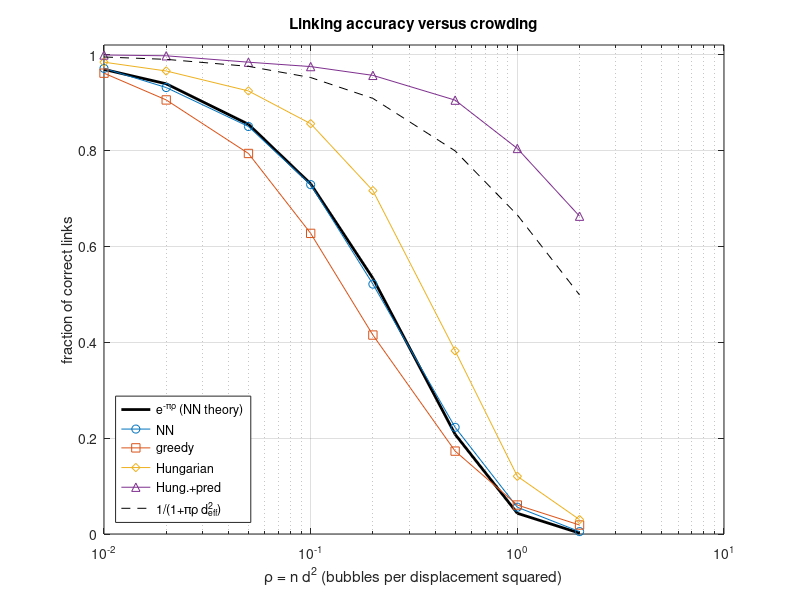

MATLAB code for this plot:
%% m31_tracking_hungarian.m
% Purpose : frame-to-frame linking of ULM localizations. Compares nearest
%           neighbour (NN), greedy global assignment, the optimal (Hungarian)
%           assignment and Hungarian with a constant-velocity prediction (the
%           predict step of a Kalman filter), against the Poisson prediction
%           for NN: P(correct) = exp(-pi * n * d^2).
% Model   : N bubbles on a unit torus (no edges), Poisson positions, density
%           n = N. Each bubble moves by a displacement of fixed length d in a
%           random direction; between frames its velocity turns by a random
%           vector of rms sv*d; localizations carry Gaussian errors sl*d per
%           axis. No births or deaths (every bubble has a partner).
%           Dimensionless crowding: rho = n * d^2 (bubbles per displacement^2).
% Hungarian: e-maxx / Jonker-style shortest augmenting path with potentials,
%           O(N^3), written out below (vectorized over columns), checked
%           against brute force on small problems.
% Change  : N, rhoList, nTrial, sl, sv.
% Expect  : NN follows exp(-pi rho) (0.729 measured vs 0.730 at rho = 0.1);
%           greedy global assignment is WORSE than NN (0.627): it locks in
%           short wrong pairs early. Hungarian is best without prediction
%           (0.856 at 0.1, 0.716 at 0.2). Prediction shrinks the residual to
%           0.40 d and keeps 0.96 correct at rho = 0.2 and 0.80 at rho = 1.
%           At 1 kHz, rho in ULM is 1e-5 to 2e-2 (table at the end), so in
%           practice links fail from missed or overlapping detections, not from
%           assignment. Runtime about 10 s (Octave).
rng(1);

N = 60; rhoList = [0.01 0.02 0.05 0.1 0.2 0.5 1 2]; nTrial = 40;
sl = 0.1; sv = 0.2;                                       % noise and velocity change, in units of d
names = {'NN', 'greedy', 'Hungarian', 'Hung.+pred'}; nM = 4;

%% Check the Hungarian code against brute force (6 x 6)
pm = perms(1:6); worst = 0;
for trial = 1:200
    C = rand(6);
    % ---- Hungarian (rows -> columns), minimal total cost ----
    n = 6; m = 6; u = zeros(n,1); v = zeros(1,m+1); p = zeros(1,m+1); way = zeros(1,m+1);
    for i = 1:n
        p(1) = i; j0 = 1; minv = inf(1,m+1); used = false(1,m+1);
        while true
            used(j0) = true; i0 = p(j0); cols = find(~used); cols = cols(cols > 1);
            cur = C(i0, cols-1) - u(i0) - v(cols); upd = cur < minv(cols);
            minv(cols(upd)) = cur(upd); way(cols(upd)) = j0;
            [delta, k] = min(minv(cols)); j1 = cols(k);
            uj = find(used); u(p(uj)) = u(p(uj)) + delta; v(uj) = v(uj) - delta; minv(~used) = minv(~used) - delta;
            j0 = j1; if p(j0) == 0, break; end
        end
        while true, j1 = way(j0); p(j0) = p(j1); j0 = j1; if j0 == 1, break; end, end
    end
    asg = zeros(1,n); asg(p(2:end)) = 1:m;
    costH = sum(C(sub2ind([n n], 1:n, asg)));
    costB = min(sum(C(sub2ind([n n], repmat(1:n, size(pm,1), 1), pm)), 2));
    worst = max(worst, abs(costH - costB));
end
fprintf('Hungarian versus brute force on 200 random 6 x 6 problems: max cost difference = %.2e\n', worst);

%% Linking experiment
res = zeros(numel(rhoList), nM); tic;
for ir = 1:numel(rhoList)
    d = sqrt(rhoList(ir)/N);                               % displacement for this crowding
    ok = zeros(1, nM); tot = 0;
    for trial = 1:nTrial
        x0 = rand(N,2);                                    % positions at frame t-1
        th = 2*pi*rand(N,1); v1 = d*[cos(th) sin(th)];     % velocity t-1 -> t
        v2 = v1 + sv*d/sqrt(2)*randn(N,2); v2 = d*v2./sqrt(sum(v2.^2,2));   % turned velocity t -> t+1, length d
        x1 = mod(x0 + v1, 1); x2 = mod(x1 + v2, 1);
        y0 = mod(x0 + sl*d*randn(N,2), 1); y1 = mod(x1 + sl*d*randn(N,2), 1); y2 = mod(x2 + sl*d*randn(N,2), 1);
        perm = randperm(N); y2 = y2(perm,:);               % unknown order in frame t+1; true partner of i is find(perm == i)
        truthIdx = zeros(N,1); truthIdx(perm) = 1:N;
        wrapd = @(a) a - round(a);                         % torus difference
        DX = wrapd(y1(:,1) - y2(:,1)'); DZ = wrapd(y1(:,2) - y2(:,2)'); D2 = DX.^2 + DZ.^2;
        vp = [wrapd(y1(:,1) - y0(:,1)) wrapd(y1(:,2) - y0(:,2))];   % velocity from the previous (correct) link
        PX = wrapd(y1(:,1) + vp(:,1) - y2(:,1)'); PZ = wrapd(y1(:,2) + vp(:,2) - y2(:,2)'); P2 = PX.^2 + PZ.^2;
        % NN: each bubble takes its nearest candidate (no exclusivity)
        [~, nnIdx] = min(D2, [], 2); ok(1) = ok(1) + sum(nnIdx == truthIdx);
        % greedy global: sort all pairs, accept if both are free
        [~, ord] = sort(D2(:)); ua = false(N,1); ub = false(N,1); gIdx = zeros(N,1); cnt = 0;
        for q = 1:numel(ord)
            [a, b] = ind2sub([N N], ord(q));
            if ~ua(a) && ~ub(b), ua(a) = true; ub(b) = true; gIdx(a) = b; cnt = cnt + 1; if cnt == N, break; end, end
        end
        ok(2) = ok(2) + sum(gIdx == truthIdx);
        % Hungarian on squared distances, then on squared prediction residuals
        for cm = 1:2
            if cm == 1, C = D2; else, C = P2; end
            n = N; m = N; u = zeros(n,1); v = zeros(1,m+1); p = zeros(1,m+1); way = zeros(1,m+1);
            for i = 1:n
                p(1) = i; j0 = 1; minv = inf(1,m+1); used = false(1,m+1);
                while true
                    used(j0) = true; i0 = p(j0); cols = find(~used); cols = cols(cols > 1);
                    cur = C(i0, cols-1) - u(i0) - v(cols); upd = cur < minv(cols);
                    minv(cols(upd)) = cur(upd); way(cols(upd)) = j0;
                    [delta, k] = min(minv(cols)); j1 = cols(k);
                    uj = find(used); u(p(uj)) = u(p(uj)) + delta; v(uj) = v(uj) - delta; minv(~used) = minv(~used) - delta;
                    j0 = j1; if p(j0) == 0, break; end
                end
                while true, j1 = way(j0); p(j0) = p(j1); j0 = j1; if j0 == 1, break; end, end
            end
            asg = zeros(N,1); asg(p(2:end)) = 1:m;
            ok(2 + cm) = ok(2 + cm) + sum(asg == truthIdx);
        end
        tot = tot + N;
    end
    res(ir,:) = ok/tot;
end
deff = sqrt(sv^2 + 12*sl^2);   % rms 2D prediction residual / d: velocity change plus noise of y(t+1) - 2y(t) + y(t-1) (1+4+1 per axis)
fprintf('\nFraction of correct links, N = %d per frame, %d trials, noise %.2f d, velocity change %.2f d rms\n', N, nTrial, sl, sv);
fprintf('   rho=n d^2  exp(-pi rho)  %s   1/(1+pi rho deff^2)\n', sprintf('%11s', names{:}));
for ir = 1:numel(rhoList)
    fprintf('   %6.2f     %8.3f    %s     %8.3f\n', rhoList(ir), exp(-pi*rhoList(ir)), sprintf('%11.3f', res(ir,:)), 1/(1 + pi*rhoList(ir)*deff^2));
end
fprintf('  (prediction residual: Gaussian, rms deff = sqrt(sv^2 + 12 sl^2) d = %.2f d, so NN with prediction gives 1/(1 + pi rho deff^2))\n', deff);
fprintf('Runtime %.1f s\n', toc);

%% What rho means for ULM numbers
FR = 1000; vb = [2 10 30];                                 % bubble speed, mm/s
nmm = [1 5 20];                                            % localizations per mm^2 per frame
fprintf('\nrho = n (v/FR)^2 at %d frames/s:\n   n (/mm^2)  v = %s mm/s\n', FR, sprintf('%6.0f', vb));
for k = 1:numel(nmm), fprintf('   %6.0f    %s\n', nmm(k), sprintf('%9.2e', nmm(k)*(vb/FR).^2)); end

%% Figure
figure('Position', [50 50 800 380]);
semilogx(rhoList, exp(-pi*rhoList), 'k-', 'LineWidth', 2); hold on;
mk = {'o-', 's-', 'd-', '^-'}; for m = 1:nM, semilogx(rhoList, res(:,m), mk{m}); end
semilogx(rhoList, 1./(1 + pi*rhoList*deff^2), 'k--');
xlabel('\rho = n d^2 (bubbles per displacement squared)'); ylabel('fraction of correct links');
legend(['e^{-\pi\rho} (NN theory)', names, '1/(1+\pi\rho d_{eff}^2)'], 'Location', 'southwest'); grid on; ylim([0 1.02]);
title('Linking accuracy versus crowding');
